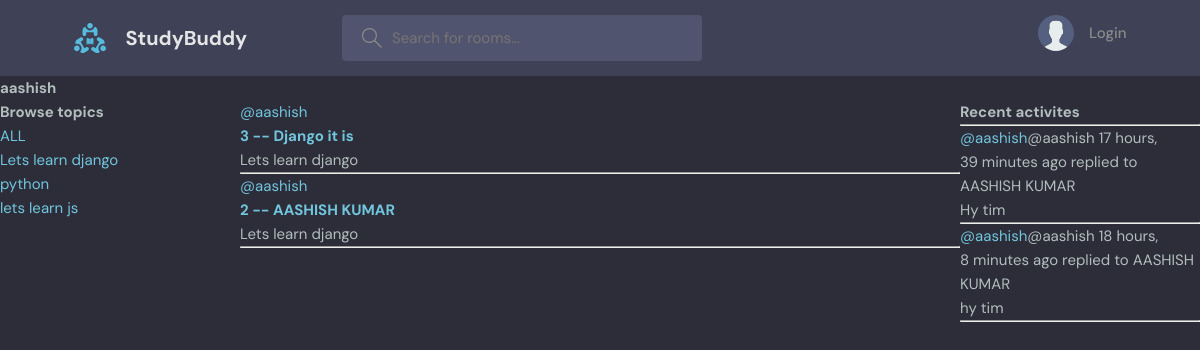
The app's page /profile/1 with its own data.
### base/models.py (models this page shows, shortened)
class Topic(models.Model):
    name = models.CharField(max_length=200)
    def __str__(self):
        return self.name

class Room(models.Model):
    host = models.ForeignKey(User, on_delete=models.SET_NULL, null=True)
    topic =  models.ForeignKey(Topic,on_delete=models.SET_NULL, null=True)
    name = models.CharField(max_length=200)
    description = models.TextField(null=True, blank=True)
    participants = models.ManyToManyField(User, related_name='participants', blank=True)
    updated = models.DateTimeField(auto_now=True)
    created = models.DateTimeField(auto_now_add=True)
    class Meta:
        ordering = ['-updated', '-created']
    def __str__(self) -> str:
        return self.name

class Message(models.Model):
    user = models.ForeignKey(User, on_delete=models.CASCADE)
    room = models.ForeignKey(Room, on_delete=models.CASCADE)
    body = models.TextField()
    updated = models.DateTimeField(auto_now=True)
    created = models.DateTimeField(auto_now_add=True)
    class Meta:
        ordering = ['-updated', '-created']

### base/views.py (the view)
# urls.py: path("profile/<str:pk>", views.userProfile, name= 'user-profile'),
def userProfile(request, pk):
    user = User.objects.get(id=pk)
    rooms = user.room_set.all()
    room_messages = user.message_set.all()
    topics = Topic.objects.all()
    context = {'user': user, 'rooms':rooms, 'topics': topics, 'room_messages': room_messages}
    return render(request, 'base/profile.html', context)

### base/templates/base/profile.html (shortened to what this page needs)
{% extends 'main.html' %}
{% block content %}
<h2>{{user.username}}</h2>
<div class="profile-container">
    <div>
        {% include 'base/topics_component.html' %}
    </div>
    <div>
        {% include 'base/feed_component.html' %}
    </div>
    <div>
        {% include 'base/activity_component.html' %}
    </div>
</div>
{% endblock content%}

### base/templates/base/topics_component.html
<h3>Browse topics</h3>
<div>
    <a href="{% url 'home' %}">ALL</a>
</div>
{% for topic in topics%}
<div>
    <a href="{% url 'home'%}?q={{topic.name}}">{{topic.name}}</a>
</div>
{% endfor %}

### base/templates/base/feed_component.html (shortened to what this page needs)
{% for room in rooms %}
<div>
    <a href="{% url 'user-profile' room.host.id %}">@{{room.host.username}}</a>
    <h5><a href="{% url 'room' room.id %}">{{room.id}} -- {{room.name}}</a> </h5>
    <small>{{room.topic}}</small>
    <hr>
</div>
{% endfor %}

### base/templates/base/activity_component.html (shortened to what this page needs)
<h3>Recent activites</h3>
<hr>
{% for message in room_messages%}
    <small><a href="{% url 'user-profile' message.user.id %}">@{{message.user}}</a>@{{message.user}}  {{message.created|timesince}} ago replied to {{message.room}}</small>
    <p>{{message.body}}</p>
    <hr>
{% endfor %}

### static/styles/style.css (style rules this page uses)
:root { --color-main: #71c6dd; --color-main-light: #e1f6fb; --color-dark: #3f4156; --color-dark-medium: #51546e; --color-dark-light: #696d97; --color-light: #e5e5e5; --color-gray: #8b8b8b; --color-light-gray: #b2bdbd; --color-bg: #2d2d39; --color-success: #5dd693; --color-error: #fc4b0b; }
* { font-family: "DM Sans", -apple-system, BlinkMacSystemFont, "Segoe UI", Roboto, Oxygen, Ubuntu, Cantarell, "Open Sans", "Helvetica Neue", sans-serif; margin: 0; padding: 0; box-sizing: border-box; text-rendering: optimizeLegibility; font-size: inherit; }
html { font-size: 56.25%; }
@media only screen and (min-width: 1200px) { html { font-size: 62.5%; } }
body { line-height: 1.6; font-weight: 400; font-size: 1.5rem; color: var(--color-light-gray); background-color: var(--color-bg); min-height: 100vh; }
a { display: inline-block; color: var(--color-main); text-decoration: none; }

### base/templates/base/profile.html (style rules this page uses)
.profile-container { display: grid; grid-template-columns: 1fr 3fr 1fr; }

### records on screen
Topic: name "Lets learn django"
Topic: name "python"
Topic: name "lets learn js"
Room: host.username "aashish", id "3", name "Django it is", topic "Lets learn django"
Room: host.username "aashish", id "2", name "AASHISH KUMAR", topic "Lets learn django"
Message: user "aashish", created "17 hours, 39 minutes", room "AASHISH KUMAR", body "Hy tim"
Message: user "aashish", created "18 hours, 8 minutes", room "AASHISH KUMAR", body "hy tim"

### other values on screen
{{ user.username }} "aashish"
